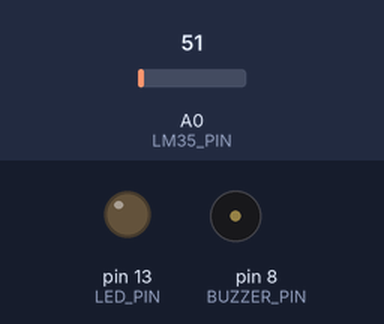
Recording of a sketch running on a simulated Arduino Uno, built with avr-gcc and run on an emulated ATmega328P. Parts: output pins drawn as LEDs (lit = HIGH), buzzer (waves = sounding, pin HIGH). The test bench sets the inputs (shaded band); at power-on: A0 (LM35_PIN) = 51. What the sketch prints to the serial monitor is not drawn.

Above: at 2.8 s.
2.9 s: A0 (LM35_PIN) set to 57
4.4 s: A0 (LM35_PIN) set to 67
At 5.5 s:
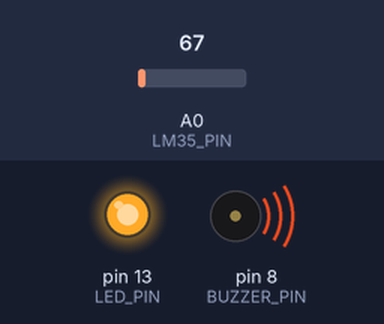
6.5 s: A0 (LM35_PIN) set to 61
At 8.2 s:
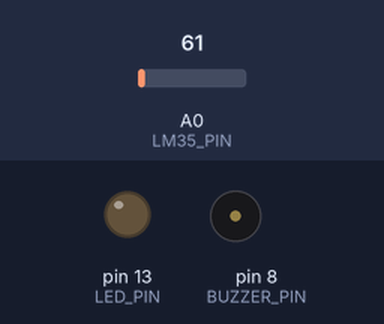
8.5 s: A0 (LM35_PIN) set to 71
At 9.8 s:
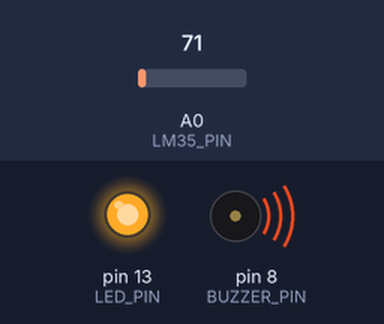
Timing chart, 0 to 11.5 s (numbered marks = the images above; inputs shaded):
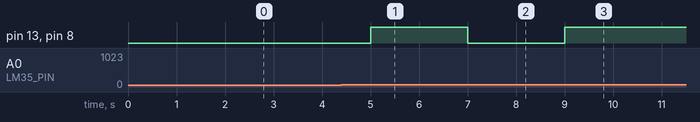

Measured:
- the behaviour switches between 61 and 62 on A0 (LM35_PIN) (found by bisection; images 0 and 1)
- after the input at 2.9 s, every drawn part: stays the same
- after the input at 4.4 s, pin 13 (LED_PIN), pin 8 (BUZZER_PIN): LOW → HIGH after 0.60 s
- after the input at 6.5 s, pin 13 (LED_PIN), pin 8 (BUZZER_PIN): HIGH → LOW after 0.50 s
- after the input at 8.5 s, pin 13 (LED_PIN), pin 8 (BUZZER_PIN): LOW → HIGH after 0.50 s

The sketch:

Temperatur_sensor.ino
```cpp
// C++ code
//
// Simple Temperature Alarm using LM35 and an Active Buzzer
const int LM35_PIN = A0;
const int BUZZER_PIN = 8;      // active buzzer (digital HIGH to sound)
const int LED_PIN = 13;        // optional on-board LED

const float thresholdC = 30.0; // temperature threshold in °C (change as needed)
unsigned long readInterval = 1000; // ms between readings
unsigned long lastRead = 0;

void setup() {
  Serial.begin(9600);
  pinMode(BUZZER_PIN, OUTPUT);
  pinMode(LED_PIN, OUTPUT);
  digitalWrite(BUZZER_PIN, LOW);
  digitalWrite(LED_PIN, LOW);
  Serial.println("LM35 Temperature Alarm starting...");
}

void loop() {
  unsigned long now = millis();
  if (now - lastRead >= readInterval) {
    lastRead = now;
    int raw = analogRead(LM35_PIN);
    float voltage = raw * (5.0 / 1023.0); // volts
    float tempC = voltage / 0.01;         // LM35: 10 mV per °C

    if (tempC >= thresholdC) {
      // Alarm ON
      digitalWrite(BUZZER_PIN, HIGH); // for active buzzer
      digitalWrite(LED_PIN, HIGH);
    } else {
      // Alarm OFF
      digitalWrite(BUZZER_PIN, LOW);
      digitalWrite(LED_PIN, LOW);
    }
  }
}
```
